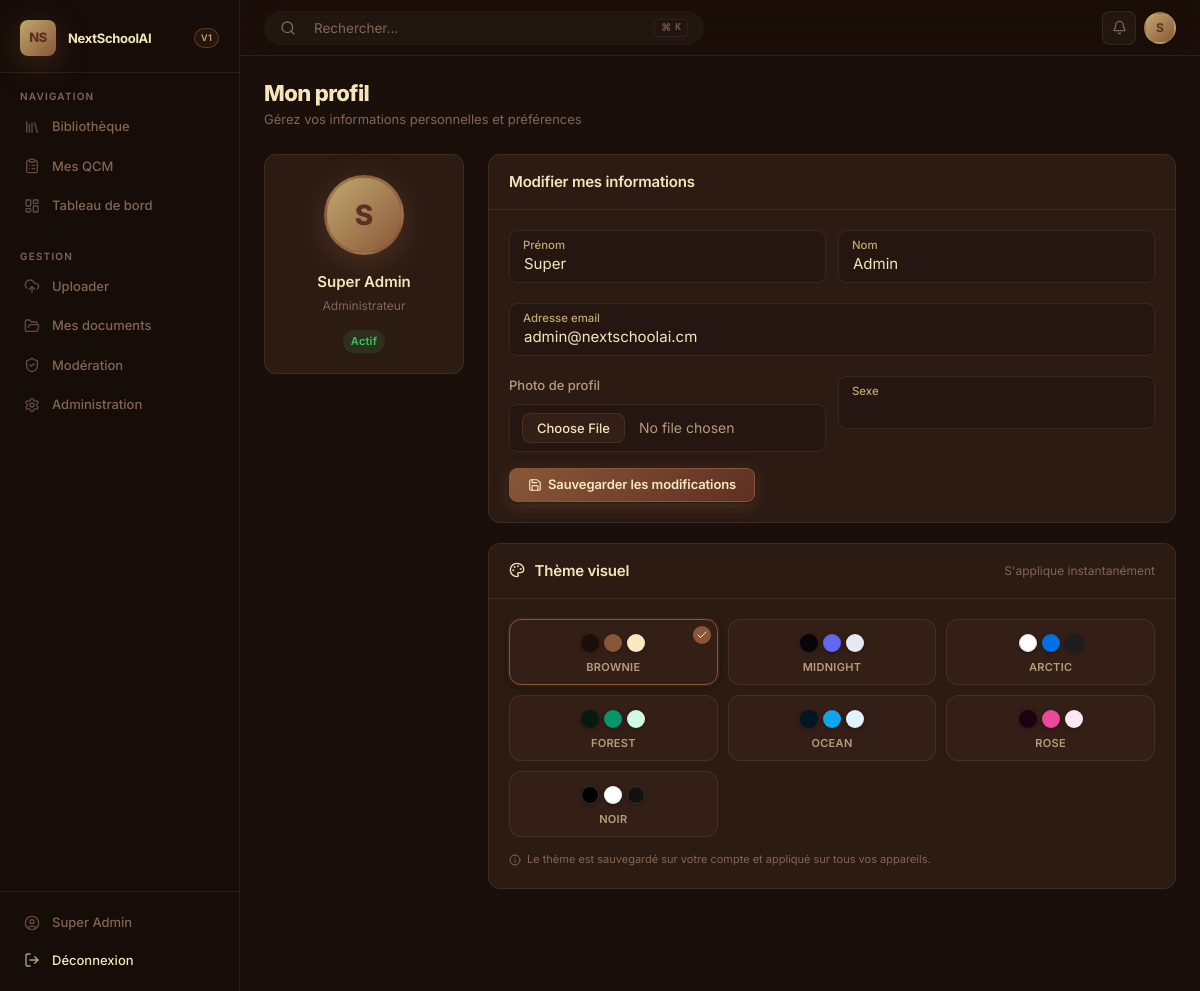
Page /comptes/profil/ (signed in) on the committed database.
### accounts/models.py (models this page shows, shortened)
class Utilisateur(AbstractUser):
    SEXE_CHOICES = [
        ('M', _('Masculin')),
        ('F', _('Féminin')),
        ('A', _('Autre')),
    ]
    THEME_CHOICES = [
        ('brownie',  'Brownie (chaud & sombre)'),
        ('midnight', 'Midnight (noir profond)'),
        ('arctic',   'Arctic (blanc épuré)'),
        ('forest',   'Forest (vert sombre)'),
        ('ocean',    'Ocean (bleu profond)'),
        ('rose',     'Rose (mauve chaud)'),
        ('noir',     'Noir (contraste élevé)'),
    ]
    avatar = models.ImageField(
        upload_to='avatars/',
        null=True,
        blank=True,
        verbose_name=_("Photo de profil")
    )
    sexe = models.CharField(
        max_length=1,
        choices=SEXE_CHOICES,
        blank=True,
        verbose_name=_("Sexe")
    )
    theme = models.CharField(
        max_length=20,
        choices=THEME_CHOICES,
        default='brownie',
        verbose_name=_("Thème visuel")
    )
    role = models.ForeignKey(
        Role,
        on_delete=models.SET_NULL,
        null=True,
        blank=True,
        related_name='utilisateurs',
        verbose_name=_("Rôle")
    )
    groups = models.ManyToManyField(
        'auth.Group',
        related_name='nextschool_utilisateurs',
        blank=True,
        verbose_name=_("Groupes"),
    )
    user_permissions = models.ManyToManyField(
        'auth.Permission',
        related_name='nextschool_utilisateurs',
        blank=True,
        verbose_name=_("Permissions utilisateur"),
    )
    objects = UtilisateurManager()
    class Meta:
        verbose_name        = _("Utilisateur")
        verbose_name_plural = _("Utilisateurs")
        ordering            = ['last_name', 'first_name']
    @property
    def est_enseignant(self):
        return self.role and self.role.code == 'enseignant'
    @property
    def est_admin(self):
        return self.is_superuser or (self.role and self.role.code == 'admin')

class Role(models.Model):
    CODE_CHOICES = [
        ('apprenant',  'Apprenant'),
        ('enseignant', 'Enseignant'),
        ('admin',      'Administrateur'),
    ]
    code    = models.CharField(max_length=20, choices=CODE_CHOICES, unique=True)
    libelle = models.CharField(max_length=50, verbose_name=_("Libellé"))
    def __str__(self):
        return self.libelle
    class Meta:
        verbose_name        = _("Rôle")
        verbose_name_plural = _("Rôles")
        ordering            = ['libelle']

### accounts/views.py (the view)
# urls.py: path('profil/',              views.profil,           name='profil'),
@login_required
def profil(request):
    form = ProfilForm(request.POST or None, request.FILES or None, instance=request.user)
    if form.is_valid():
        form.save()
        messages.success(request, _("Votre profil a été mis à jour avec succès."))
        return redirect('accounts:profil')
    return render(request, 'accounts/profil.html', {'form': form, 'titre_page': "Mon profil"})

### accounts/forms.py (shortened to what this page needs)
class ProfilForm(forms.ModelForm):
    class Meta:
        model  = Utilisateur
        fields = ('first_name', 'last_name', 'email', 'avatar', 'sexe')
        widgets = {
            'first_name': forms.TextInput(attrs={'class': 'form-input'}),
            'last_name':  forms.TextInput(attrs={'class': 'form-input'}),
            'email':      forms.EmailInput(attrs={'class': 'form-input'}),
            'avatar':     forms.FileInput(attrs={'class': 'form-input', 'accept': 'image/*'}),
            'sexe':       forms.Select(attrs={'class': 'form-input'}),
        }

### templates/accounts/profil.html (shortened to what this page needs)
{% extends "base.html" %}
{% block content %}
<div class="page-header">
  <div class="page-header-left">
    <h1 class="page-title">Mon profil</h1>
    <p class="page-subtitle">Gérez vos informations personnelles et préférences</p>
  </div>
</div>
<div style="display:grid;grid-template-columns:200px 1fr;gap:24px;align-items:start;">
  <div class="card" style="text-align:center;">
    <div class="card-body">
      <div style="width:80px;height:80px;border-radius:50%;background:linear-gradient(135deg,var(--color-caramel),var(--color-coffee));display:flex;align-items:center;justify-content:center;font-size:28px;font-weight:800;color:var(--color-brownie);margin:0 auto 16px;overflow:hidden;border:3px solid var(--border-active);box-shadow:var(--shadow-accent);">
        {% if user.avatar %}
          <img src="{{ user.avatar.url }}" alt="Avatar" style="width:100%;height:100%;object-fit:cover;">
        {% else %}
          {{ user.first_name|first|default:user.username|first|upper }}
        {% endif %}
      </div>
      <div style="font-size:15px;font-weight:600;color:var(--text-1);">{{ user.get_full_name|default:user.username }}</div>
      <div style="font-size:12px;color:var(--text-3);margin-top:4px;">{{ user.role }}</div>
      <div style="margin-top:12px;">
        {% if user.is_active %}<span class="badge badge-green">Actif</span>
        {% else %}<span class="badge badge-red">Inactif</span>{% endif %}
      </div>
    </div>
  </div>
  <div style="display:flex;flex-direction:column;gap:20px;">
    <div class="card">
      <div class="card-header"><span class="card-title">Modifier mes informations</span></div>
      <div class="card-body">
        <form method="post" enctype="multipart/form-data">
          <div style="display:grid;grid-template-columns:1fr 1fr;gap:12px;">
            <div class="floating-group">
              <input type="text" name="first_name" id="id_first_name" class="form-input"
                     value="{{ form.first_name.value|default:'' }}" placeholder="Prénom">
              <label class="floating-label" for="id_first_name">Prénom</label>
            </div>
            <div class="floating-group">
              <input type="text" name="last_name" id="id_last_name" class="form-input"
                     value="{{ form.last_name.value|default:'' }}" placeholder="Nom">
              <label class="floating-label" for="id_last_name">Nom</label>
            </div>
          </div>
          <div class="floating-group">
            <input type="email" name="email" id="id_email" class="form-input"
                   value="{{ form.email.value|default:'' }}" placeholder="Email">
            <label class="floating-label" for="id_email">Adresse email</label>
          </div>
          <div style="display:grid;grid-template-columns:1fr 1fr;gap:12px;">
            <div class="form-group">
              <label class="form-label">Photo de profil</label>
              <input type="file" name="avatar" class="form-input" accept="image/*">
            </div>
            <div class="floating-group">
              <select name="sexe" id="id_sexe" class="form-input">
                <option value=""> </option>
                <option value="M" {% if form.sexe.value == 'M' %}selected{% endif %}>Masculin</option>
              </select>
              <label class="floating-label" for="id_sexe">Sexe</label>
            </div>
          </div>
          <button type="submit" class="btn btn-primary">
            <i data-lucide="save"></i> Sauvegarder les modifications
          </button>
        </form>
      </div>
    </div>
    <div class="card">
      <div class="card-header">
        <span class="card-title">
          <i data-lucide="palette" style="display:inline;width:16px;height:16px;vertical-align:-2px;margin-right:6px;"></i>
          Thème visuel
        </span>
        <span style="font-size:12px;color:var(--text-3);">S'applique instantanément</span>
      </div>
      <div class="card-body">
        <div class="theme-grid" id="theme-grid">
          <button class="theme-swatch {% if user.theme == 'brownie' or not user.theme %}active{% endif %}"
                  data-theme-id="brownie" aria-label="Thème Brownie" title="Brownie">
            <div class="theme-dots">
              <span style="background:#1a0f0a;"></span>
              <span style="background:#895737;"></span>
              <span style="background:#F8E9C0;"></span>
            </div>
            <div class="theme-name">Brownie</div>
            {% if user.theme == 'brownie' or not user.theme %}
            <div class="theme-check"><i data-lucide="check" style="width:12px;height:12px;"></i></div>
            {% endif %}
          </button>
          <button class="theme-swatch {% if user.theme == 'midnight' %}active{% endif %}"
                  data-theme-id="midnight" aria-label="Thème Midnight" title="Midnight">
            <div class="theme-dots">
              <span style="background:#05050a;"></span>
              <span style="background:#6366f1;"></span>
              <span style="background:#e8e8f0;"></span>
            </div>
            <div class="theme-name">Midnight</div>
          </button>
          <button class="theme-swatch {% if user.theme == 'arctic' %}active{% endif %}"
                  data-theme-id="arctic" aria-label="Thème Arctic" title="Arctic">
            <div class="theme-dots">
              <span style="background:#ffffff;border:1px solid #e0e0e0;"></span>
              <span style="background:#0071e3;"></span>
              <span style="background:#1d1d1f;"></span>
            </div>
            <div class="theme-name">Arctic</div>
          </button>
          <button class="theme-swatch {% if user.theme == 'forest' %}active{% endif %}"
                  data-theme-id="forest" aria-label="Thème Forest" title="Forest">
            <div class="theme-dots">
              <span style="background:#061a0f;"></span>
              <span style="background:#059669;"></span>
              <span style="background:#d1fae5;"></span>
            </div>
            <div class="theme-name">Forest</div>
          </button>
          <button class="theme-swatch {% if user.theme == 'ocean' %}active{% endif %}"
                  data-theme-id="ocean" aria-label="Thème Ocean" title="Ocean">
            <div class="theme-dots">
              <span style="background:#011525;"></span>
              <span style="background:#0ea5e9;"></span>
              <span style="background:#e0f2fe;"></span>
            </div>
            <div class="theme-name">Ocean</div>
          </button>
          <button class="theme-swatch {% if user.theme == 'rose' %}active{% endif %}"
                  data-theme-id="rose" aria-label="Thème Rose" title="Rose">
            <div class="theme-dots">
              <span style="background:#1e0010;"></span>
              <span style="background:#ec4899;"></span>
              <span style="background:#fce7f3;"></span>
            </div>
            <div class="theme-name">Rose</div>
          </button>
          <button class="theme-swatch {% if user.theme == 'noir' %}active{% endif %}"
                  data-theme-id="noir" aria-label="Thème Noir" title="Noir">
            <div class="theme-dots">
              <span style="background:#000000; border:1px solid #333;"></span>
              <span style="background:#ffffff;"></span>
              <span style="background:#111111; border:1px solid #333;"></span>
            </div>
            <div class="theme-name">Noir</div>
          </button>
        </div>
        <p style="font-size:11px;color:var(--text-3);margin-top:14px;display:flex;align-items:center;gap:6px;">
          <i data-lucide="info" style="width:12px;height:12px;flex-shrink:0;"></i>
          Le thème est sauvegardé sur votre compte et appliqué sur tous vos appareils.
        </p>
      </div>
    </div>
  </div>
</div>
{% endblock %}

### templates/base.html (shortened to what this page needs)
<!DOCTYPE html>
<html lang="fr" data-theme="{% if user.is_authenticated %}{{ user.theme|default:'brownie' }}{% else %}brownie{% endif %}">
<head>
  {% load static %}
  <link rel="stylesheet" href="{% static 'css/nextschoolai.css' %}?v=1.1">
</head>
<body>
{% if user.is_authenticated %}
<div class="app-layout">
  <aside class="sidebar">
    <div class="sidebar-brand">
      <div class="brand-logo">NS</div>
      <span class="brand-name">NextSchoolAI</span>
      <span class="brand-badge">v1</span>
    </div>
    <div class="sidebar-section">
      <div class="sidebar-section-title">Navigation</div>
      <nav class="sidebar-nav">
        <a href="{% url 'documents:liste' %}" class="nav-item {% block nav_bibliotheque %}{% endblock %}">
          <i data-lucide="library"></i>
          Bibliothèque
        </a>
        <a href="{% url 'quiz:historique' %}" class="nav-item {% block nav_qcm %}{% endblock %}">
          <i data-lucide="clipboard-list"></i>
          Mes QCM
        </a>
        <a href="{% url 'accounts:tableau_de_bord' %}" class="nav-item {% block nav_dashboard %}{% endblock %}">
          <i data-lucide="layout-dashboard"></i>
          Tableau de bord
        </a>
      </nav>
    </div>
    {% if user.est_enseignant or user.est_admin %}
    <div class="sidebar-section">
      <div class="sidebar-section-title">Gestion</div>
      <nav class="sidebar-nav">
        <a href="{% url 'documents:upload' %}" class="nav-item {% block nav_upload %}{% endblock %}">
          <i data-lucide="upload-cloud"></i>
          Uploader
        </a>
        <a href="{% url 'documents:mes_documents' %}" class="nav-item {% block nav_mes_docs %}{% endblock %}">
          <i data-lucide="folder-open"></i>
          Mes documents
        </a>
        {% if user.est_admin %}
        <a href="{% url 'documents:moderation' %}" class="nav-item {% block nav_moderation %}{% endblock %}">
          <i data-lucide="shield-check"></i>
          Modération
        </a>
        <a href="/admin/" class="nav-item">
          <i data-lucide="settings"></i>
          Administration
        </a>
        {% endif %}
      </nav>
    </div>
    {% endif %}
    <div class="sidebar-footer">
      <a href="{% url 'accounts:profil' %}" class="nav-item">
        <i data-lucide="user-circle"></i>
        {{ user.get_full_name|default:user.username }}
      </a>
      <a href="{% url 'accounts:deconnexion' %}" class="nav-item" style="color: var(--danger);">
        <i data-lucide="log-out"></i>
        Déconnexion
      </a>
    </div>
  </aside>
  <div class="main-content">
    <header class="topbar">
      <button class="topbar-search" id="btn-open-search" style="border:none; cursor:pointer; background:rgba(255,255,255,0.03); outline:none; font-family:var(--font-sans); display:flex; align-items:center; width:300px; padding:8px 16px; border-radius:100px; transition:background 0.2s;">
        <i data-lucide="search" style="width:16px; height:16px; margin-right:10px; color:var(--text-3);"></i>
        <span style="color:var(--text-3); font-size:13.5px; flex:1; text-align:left;">Rechercher...</span>
        <div style="background:var(--bg-secondary); padding:2px 6px; border-radius:4px; font-size:10px; color:var(--text-3); font-family:var(--font-mono); font-weight:600; border:1px solid var(--border); display:flex; gap:4px; opacity:0.8;">
          <span>⌘</span><span>K</span>
        </div>
      </button>
      <div class="topbar-actions">
        <button class="topbar-btn" title="Notifications">
          <i data-lucide="bell"></i>
        </button>
        <a href="{% url 'accounts:profil' %}">
          <div class="avatar" title="{{ user.username }}">
            {% if user.avatar %}
              <img src="{{ user.avatar.url }}" alt="Avatar" style="width:100%;height:100%;object-fit:cover;border-radius:50%;">
            {% else %}
              {{ user.first_name|first|default:user.username|first|upper }}
            {% endif %}
          </div>
        </a>
      </div>
    </header>
    <main class="page-content">
      {% block content %}{% endblock %}
    </main>
  </div>
</div>
{% endif %}
</body>
</html>

### templates/accounts/profil.html (style rules this page uses)
.theme-grid { display: grid; grid-template-columns: repeat(3, 1fr); gap: 10px; }
.theme-swatch { background: var(--bg-surface-hover); border: 1.5px solid var(--border); border-radius: var(--radius); padding: 14px 12px 10px; cursor: pointer; transition: var(--transition-fast); display: flex; flex-direction: column; align-items: center; gap: 8px; position: relative; font-family: var(--font-sans); }
.theme-swatch.active { border-color: var(--accent); box-shadow: 0 0 0 2px var(--accent-light), var(--shadow-sm); }
.theme-dots { display: flex; gap: 5px; align-items: center; }
.theme-dots span { width: 18px; height: 18px; border-radius: 50%; display: block; flex-shrink: 0; box-shadow: 0 1px 4px rgba(0,0,0,0.35); }
.theme-name { font-size: 11px; font-weight: 600; color: var(--text-2); letter-spacing: 0.3px; text-transform: uppercase; }
.theme-check { position: absolute; top: 6px; right: 6px; width: 18px; height: 18px; background: var(--accent); border-radius: 50%; display: flex; align-items: center; justify-content: center; color: white; }

### rows in the picture
Utilisateur: get_full_name "Super Admin", first_name|first "S", role "Administrateur", first_name "Super", last_name "Admin", email "admin@nextschoolai.cm"
